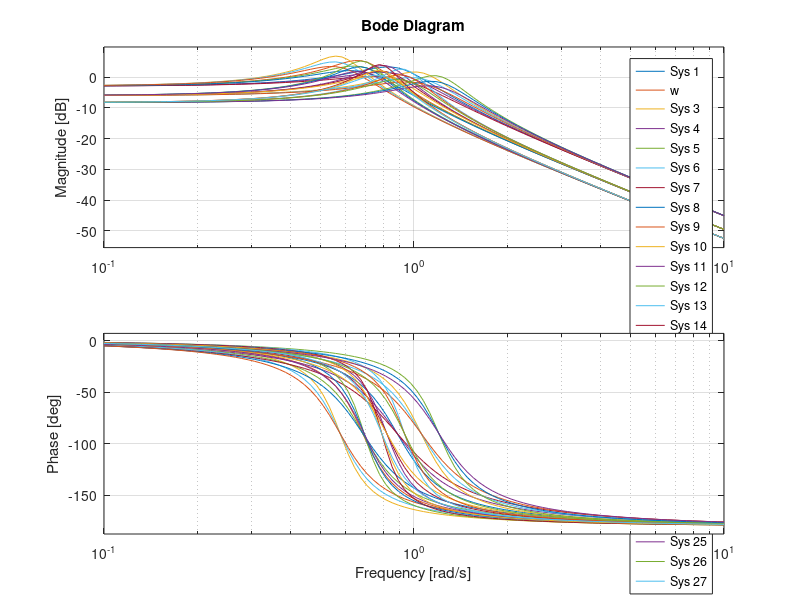
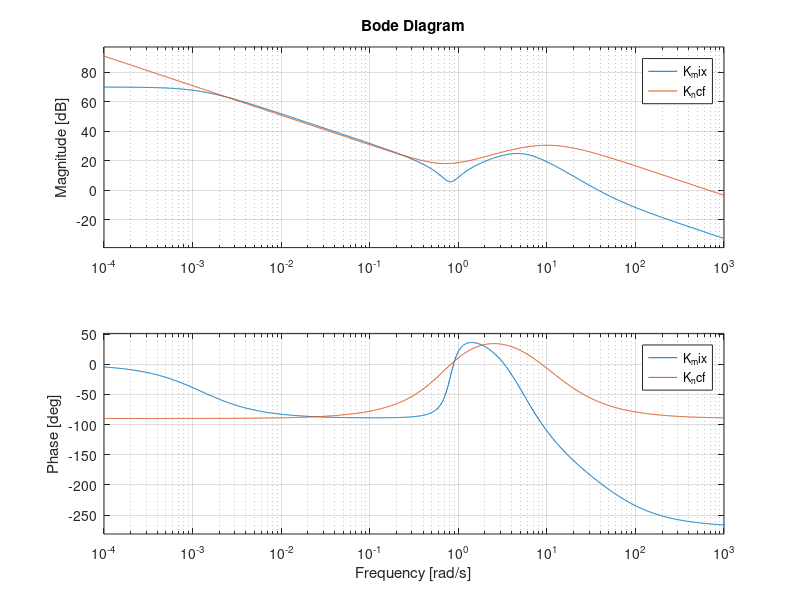
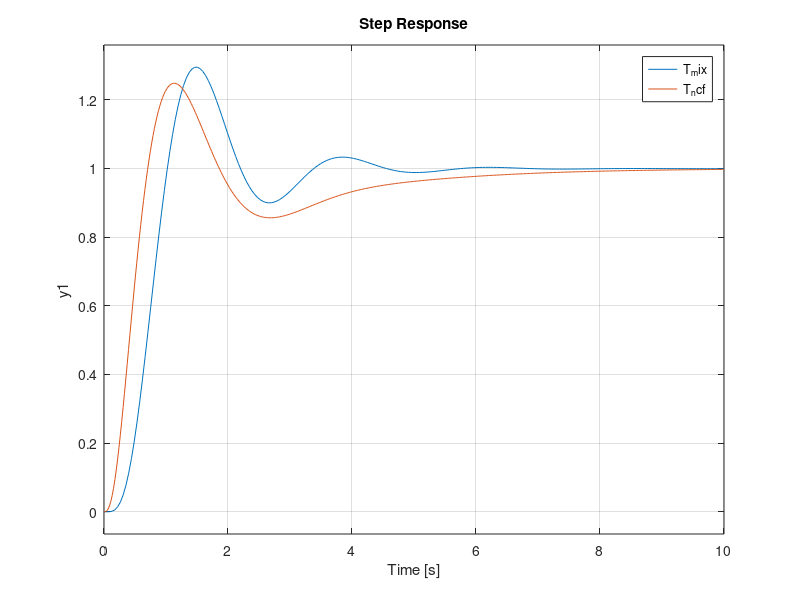

Write the MATLAB code that produced these figures, in order.
## -*- texinfo -*-
## @deftypefn  {Function File} {} MDSSystem {@ }
##
## Run the example for robust control of a
## mass-damper-spring system.
##
## @end deftypefn
##
## Run @code{edit MDSSystem} to open the example file.

% ===============================================================================
% Robust Control of a Mass-Damper-Spring System     Lukas Reichlin    August 2011
% ===============================================================================
% Reference: Gu, D.W., Petkov, P.Hr. and Konstantinov, M.M.
%            Robust Control Design with Matlab, Springer 2005
% ===============================================================================

function MDSSystem ()

% Tabula Rasa
clear all, close all, clc

% ===============================================================================
% System Model
% ===============================================================================
%                +---------------+
%                | d_m   0    0  |
%          +-----|  0   d_c   0  |<----+
%      u_m |     |  0    0   d_k |     | y_m
%      u_c |     +---------------+     | y_c
%      u_k |                           | y_k
%          |     +---------------+     |
%          +---->|               |-----+
%                |     G_nom     |
%        u ----->|               |-----> y
%                +---------------+

% Nominal Values
m_nom = 3;   % mass
c_nom = 1;   % damping coefficient
k_nom = 2;   % spring stiffness

% Perturbations
p_m = 0.4;   % 40% uncertainty in the mass
p_c = 0.2;   % 20% uncertainty in the damping coefficient
p_k = 0.3;   % 30% uncertainty in the spring stiffness

% State-Space Representation
A =   [            0,            1
        -k_nom/m_nom, -c_nom/m_nom ];

B1 =  [            0,            0,            0
                -p_m,   -p_c/m_nom,   -p_k/m_nom ];

B2 =  [            0
             1/m_nom ];

C1 =  [ -k_nom/m_nom, -c_nom/m_nom
                   0,        c_nom
               k_nom,            0 ];

C2 =  [            1,            0 ];

D11 = [         -p_m,   -p_c/m_nom,   -p_k/m_nom
                   0,            0,            0
                   0,            0,            0 ];

D12 = [      1/m_nom
                   0
                   0 ];

D21 = [            0,            0,            0 ];

D22 = [            0 ];

inname = {'u_m', 'u_c', 'u_k', 'u'};   % input names
outname = {'y_m', 'y_c', 'y_k', 'y'};  % output names

G_nom = ss (A, [B1, B2], [C1; C2], [D11, D12; D21, D22], ...
            'inputname', inname, 'outputname', outname);

G = G_nom('y', 'u');                   % extract output y and input u


% ===============================================================================
% Frequency Analysis of Uncertain System
% ===============================================================================

% Uncertainties: -1 <= delta_m, delta_c, delta_k <= 1
[delta_m, delta_c, delta_k] = ndgrid ([-1, 0, 1], [-1, 0, 1], [-1, 0, 1]);

% Bode Plots of Perturbed Plants
w = logspace (-1, 1, 100);             % frequency vector
Delta = arrayfun (@(m, c, k) diag ([m, c, k]), delta_m(:), delta_c(:), delta_k(:), 'uniformoutput', false);
G_per = cellfun (@lft, Delta, {G_nom}, 'uniformoutput', false);

figure (1)
bode (G_per{:}, w)
legend off


% ===============================================================================
% Mixed Sensitivity H-infinity Controller Design (S over KS Method)
% ===============================================================================
%                                    +-------+
%             +--------------------->|  W_p  |----------> e_p
%             |                      +-------+
%             |                      +-------+
%             |                +---->|  W_u  |----------> e_u
%             |                |     +-------+
%             |                |    +---------+
%             |                |  ->|         |->
%  r   +    e |   +-------+  u |    |  G_nom  |
% ----->(+)---+-->|   K   |----+--->|         |----+----> y
%        ^ -      +-------+         +---------+    |
%        |                                         |
%        +-----------------------------------------+

% Weighting Functions
s = tf ('s');                          % transfer function variable
W_p = 0.95 * (s^2 + 1.8*s + 10) / (s^2 + 8.0*s + 0.01);  % performance weighting
W_u = 10^-2;                           % control weighting

% Synthesis
K_mix = mixsyn (G, W_p, W_u);          % mixed-sensitivity H-infinity synthesis

% Interconnections
L_mix = G * K_mix;                     % open loop
T_mix = feedback (L_mix);              % closed loop


% ===============================================================================
% H-infinity Loop-Shaping Design (Normalized Coprime Factor Perturbations)
% ===============================================================================

% Settings
W1 = 8 * (2*s + 1) / (0.9*s);          % precompensator
W2 = 1;                                % postcompensator
factor = 1.1;                          % suboptimal controller

% Synthesis
K_ncf = ncfsyn (G, W1, W2, factor);    % positive feedback controller

% Interconnections
K_ncf = -K_ncf;                        % negative feedback controller
L_ncf = G * K_ncf;                     % open loop
T_ncf = feedback (L_ncf);              % closed loop


% ===============================================================================
% Plot Results
% ===============================================================================

% Bode Plot
figure (2)
bode (K_mix, K_ncf)

% Step Response
figure (3)
step (T_mix, T_ncf, 10)                % step response for 10 seconds

% ===============================================================================

endfunction
